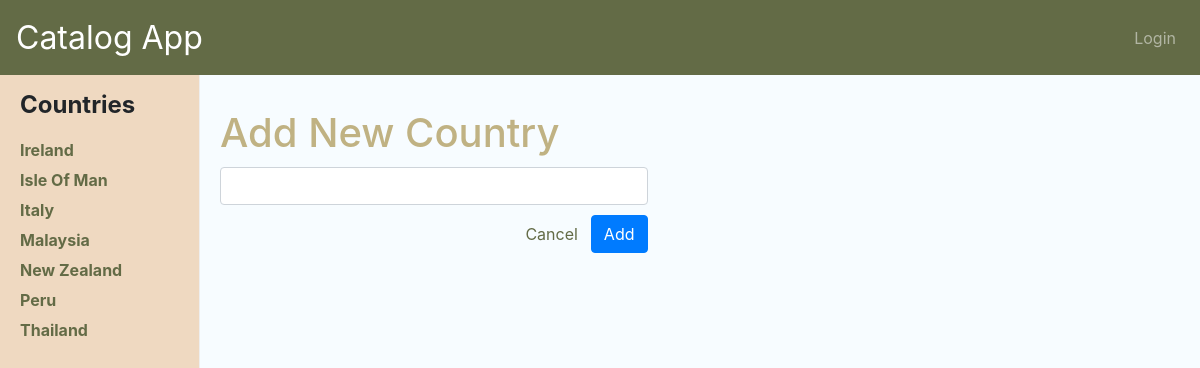
The app's page /countries/add with its own data.
### database_setup.py (models this page shows, shortened)
class Country(Base):
    __tablename__ = 'country'
    id = Column(Integer, primary_key=True)
    name = Column(String(50), nullable=False, unique=True)
    user_id = Column(Integer, ForeignKey('user.id'))
    user = relationship(User)

### application.py (the view)
@app.route('/countries/add', methods=['GET', 'POST'])
def addNewCountry():
    if request.method == 'POST':
        newName = request.form['name']
        message = countryConditions(newName, '', False)
        if (message == ''):
            user_var = session.query(User).filter_by(
                id=login_session['id']).first()
            country = Country(name=newName, user=user_var)
            session.add(country)
            session.commit()
            return redirect(url_for('countryHighlights',
                                    country_name=country.name))
        else:
            return error(message)
    else:
        countries = session.query(Country).order_by(Country.name).all()
        return render_template('addNewCountry.html', countries=countries)

### templates/addNewCountry.html (shortened to what this page needs)
{% extends "countries.html" %}
{% block content %}
<form action= "{{url_for('addNewCountry')}}" method = 'POST'>
<div class='pane'>
	<h1>Add New Country</h1>
	<div class="row top-buffer">
		<div class="col-sm-6">
			<input class="form-control" name='name' type='text'>
		</div>
	</div>
	<div class="row top-buffer">
		<div class="col-sm-6">
			<input class="btn btn-primary float-right" type="submit" value="Add">
			<a class="btn btn-default float-right" role="button" href="{{url_for('countries')}}">Cancel</a>
		</div>
	</div>
</div>
</form>
{% endblock %}

### templates/countries.html (shortened to what this page needs)
﻿<!doctype html>
<html lang="en">
<head>
	<link rel="stylesheet" href="/static/css/bootstrap.css">
	<link rel="stylesheet" href="/static/css/site.css">
</head>
<body>
<div class="container">
	<div class="navbar-wrapper">
		<nav class="navbar navbar-expand-md navbar-dark fixed-top">
			<a class="navbar-brand" href="/">Catalog App</a>
			<ul class="nav navbar-nav ml-auto">
				{% if 'username' not in session %}
				<li class="nav-item">
					<a class="nav-link" href="{{url_for('showLogin')}}">Login</a>
				</li>
				{% else %}
				<li class="nav-item">
					<a class="nav-link" href="{{url_for('disconnect')}}">Logout {{session.username}}</a>
				</li>
				{% endif %}
			</ul>
		</nav>
	</div>
	<div class="sidebar-wrapper">
		<ul class="sidebar-nav">
			<li class="sidebar-brand">Countries	</li>
			{% for country in countries %}
			<li>
				<a href="{{url_for('countryHighlights', country_name=country.name )}}">{{country.name}}</a>
			</li>
			{% endfor %}
		</ul>
	</div>
	<div class="content-wrapper">
		{% block content %}{% endblock %}
	</div>
</div>
</body>
</html>

### static/css/site.css (style rules this page uses)
body { overflow-x: hidden; padding-top: 75px; background-color: #f7fcff; }
a { color: #636b46; }
.container { margin-left: 0; padding-left: 0; }
.navbar { height: 75px; background-color: #636b46; }
.navbar-brand { font-size: 2em; }
.sidebar-wrapper { position: fixed; height: 100%; width: 200px; top: 75px; bottom: 0; left: 0; z-index: 1; background: #efd9c1; border-right: 1px solid #eee; }
.sidebar-nav { position: relative; margin: 0; padding: 0; list-style: none; font-weight: 700; }
.sidebar-nav>.sidebar-brand { font-size: 1.5em; line-height: 60px; }
.sidebar-nav li { text-indent: 20px; line-height: 30px; display: block; text-decoration: none; }
.content-wrapper { height: 100%; margin-left: 200px; padding: 10px 20px; color: #c0b283; }
.top-buffer { margin-top: 10px; }

### records on screen
Country: name "Ireland"
Country: name "Isle Of Man"
Country: name "Italy"
Country: name "Malaysia"
Country: name "New Zealand"
Country: name "Peru"
Country: name "Thailand"
